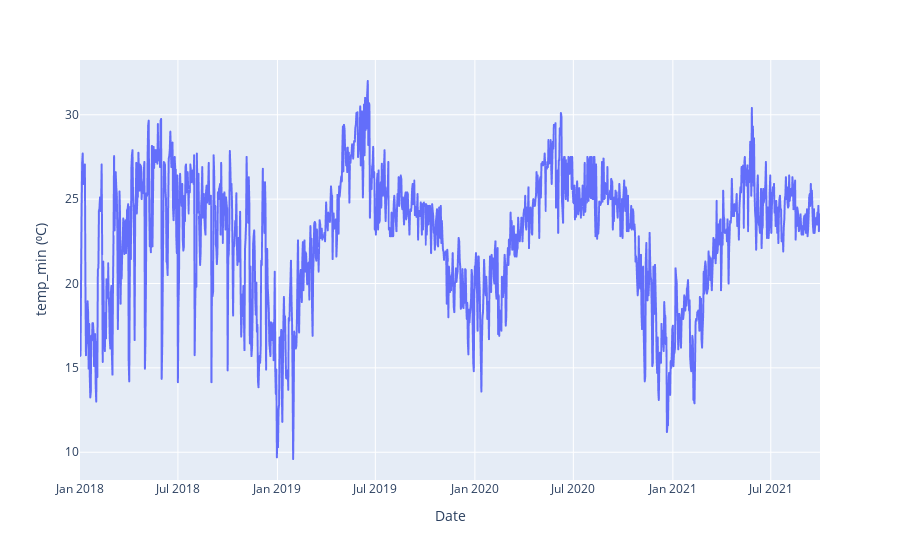

The cell this chart's notebook holds for it:
### Code cell
import plotly.express as px

fig = px.line(new_data, x='Date', y='temp_min (⁰C)')
fig.show()

### Figure 1 — Plotly figure (JSON) as saved in the notebook; plotly's stock layout.template omitted (floating-point values rounded to 4 significant figures; data arrays with more than 128 entries replaced by an {"elided": "..."} marker saying what was removed)
{"data": [{"hovertemplate": "Date=%{x}<br>temp_min (⁰C)=%{y}<extra></extra>", "legendgroup": "", "line": {"color": "#636efa", "dash": "solid"}, "marker": {"symbol": "circle"}, "mode": "lines", "name": "", "showlegend": false, "type": "scattergl", "x": {"elided": "1368 str values"}, "xaxis": "x", "y": {"elided": "1368 float values"}, "yaxis": "y"}], "layout": {"legend": {"tracegroupgap": 0}, "margin": {"t": 60}, "xaxis": {"anchor": "y", "domain": [0, 1], "title": {"text": "Date"}}, "yaxis": {"anchor": "x", "domain": [0, 1], "title": {"text": "temp_min (⁰C)"}}}}
